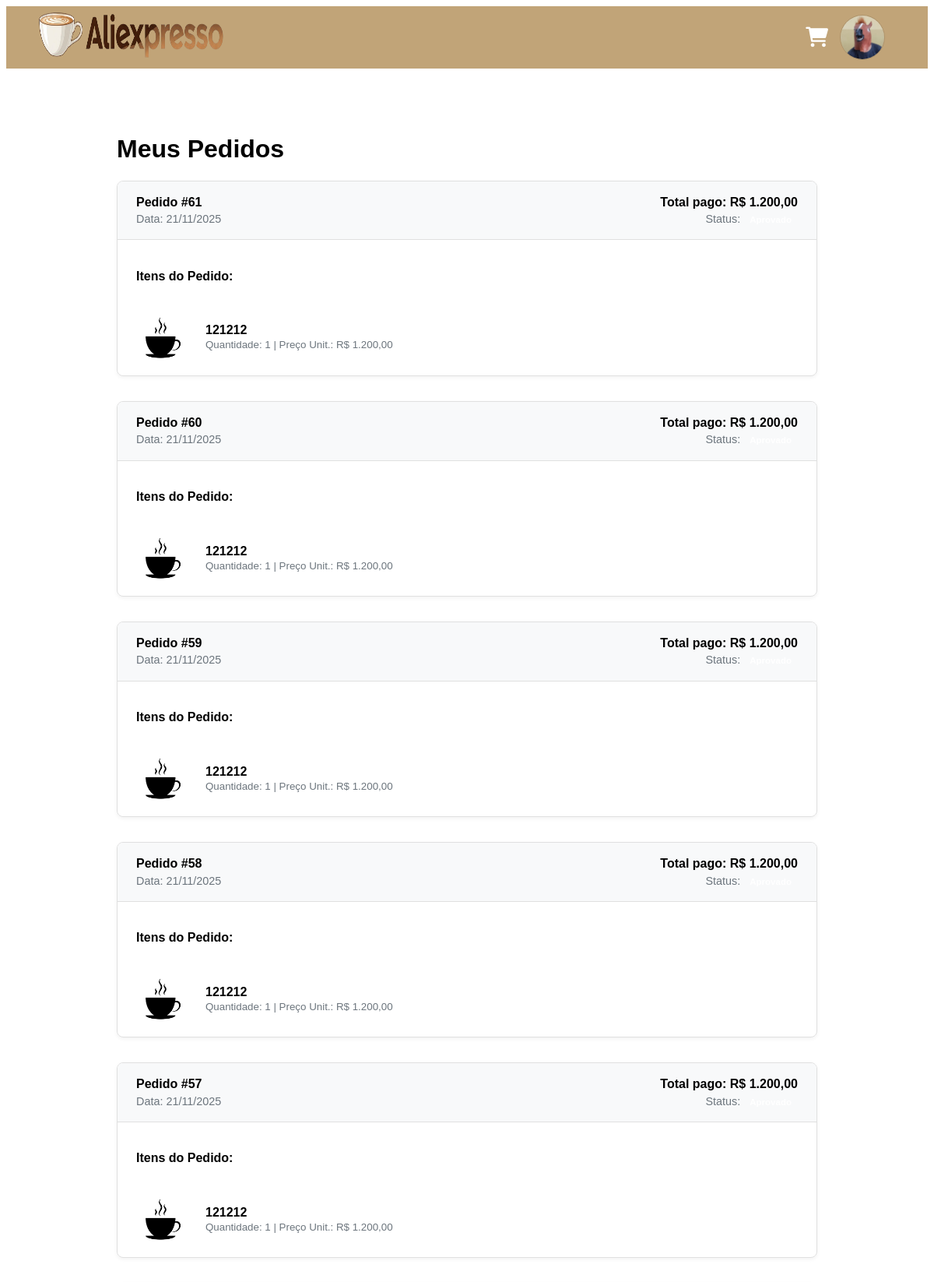
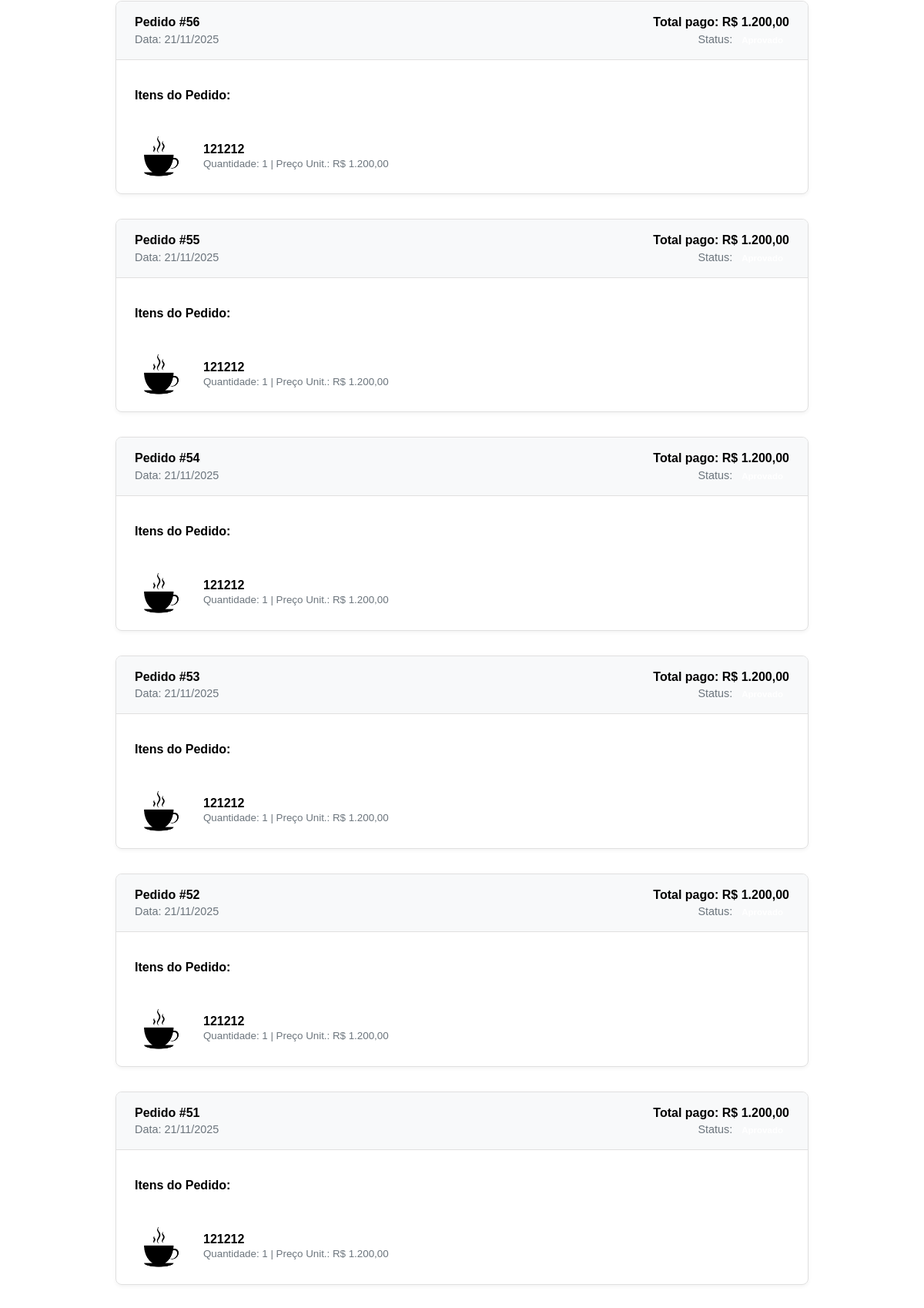
/index.php?page=pedido&action=historico (signed in, upper part), run on the app's committed database (2 pictures, top to bottom).
### tables this page shows
CREATE TABLE `pedidos` (
  `id_pedido` int(11) NOT NULL,
  `id_usuario` int(11) NOT NULL,
  `data_pedido` datetime DEFAULT current_timestamp(),
  `status` varchar(50) NOT NULL DEFAULT 'carrinho',
  `forma_pagamento` varchar(50) DEFAULT NULL,
  `valor_total` decimal(10,2) DEFAULT 0.00,
  `desconto` decimal(10,2) DEFAULT 0.00,
  `valor_final` decimal(10,2) DEFAULT 0.00
);

CREATE TABLE `itens_pedido` (
  `id_item` int(11) NOT NULL,
  `id_pedido` int(11) NOT NULL,
  `id_produto` int(11) NOT NULL,
  `quantidade` int(11) NOT NULL,
  `preco_unitario` decimal(10,2) NOT NULL
);

CREATE TABLE `produtos` (
  `id_produto` int(11) NOT NULL,
  `nome` varchar(100) NOT NULL,
  `descricao` text DEFAULT NULL,
  `preco` decimal(10,2) NOT NULL,
  `quantidade_estoque` int(11) DEFAULT 0,
  `categoria` varchar(50) DEFAULT NULL,
  `id_usuario` int(11) DEFAULT NULL,
  `imagem` varchar(255) DEFAULT NULL,
  `status` enum('a venda','descontinuado') DEFAULT 'a venda'
);

### controller/pedidoController.php (called while the page is built, shortened)
<?php
class PedidoController {
    private $pedidoModel;
    private $itemPedidoModel;
    public function __construct() {
        $this->pedidoModel = new PedidoModel();
        $this->itemPedidoModel = new ItemPedidoModel();
    }
    public function historico() {
        $userId = Auth::user()['id_usuario'];
        $pedidos = $this->pedidoModel->findOrdersByUserId($userId);
        if ($pedidos) {
            foreach ($pedidos as $key => $pedido) {
                $pedidos[$key]->itens = $this->itemPedidoModel->findItemsByOrderIdWithDetails($pedido->id_pedido);
            }
        }
        require_once __DIR__ . '/../view/pedidos/historico.php';
    }
}

### autoloader.php (called while the page is built, shortened)
<?php
    spl_autoload_register(function ($class) {
        $prefix = 'Aliexpresso\\';
        $base_dir = __DIR__ . '/';
        $len = strlen($prefix);
        $relative_class = substr($class, $len);
        $path = str_replace('\\', '/', $relative_class);
        $last_slash_pos = strrpos($path, '/');
        if ($last_slash_pos === false) {
            $directory_path = '';
            $class_file_name = $path;
        } else {
            $directory_path = substr($path, 0, $last_slash_pos);
            $class_file_name = substr($path, $last_slash_pos + 1);
        }
        $file = $base_dir . strtolower($directory_path) . '/' . $class_file_name . '.php';
    });
?>

### model/Database.php (called while the page is built)
<?php
    class Database {
        private static $instance = null;
        private $conn;
        private function __construct() {
            try {
                $dsn = 'mysql:host=localhost;port=3306;dbname=aliexpresso;charset=utf8mb4';
                $this->conn = new PDO($dsn, 'root', '');
                $this->conn->setAttribute(PDO::ATTR_ERRMODE, PDO::ERRMODE_EXCEPTION);
                $this->conn->setAttribute(PDO::ATTR_DEFAULT_FETCH_MODE, PDO::FETCH_ASSOC);
            } catch (PDOException $e) {
                die("Erro na conexão: " . $e->getMessage());
            }
        }
        public static function getInstance() {
            if (self::$instance === null) {
                self::$instance = new Database();
            }
            return self::$instance;
        }
        public function getConnection() {
            return $this->conn;
        }
    }
?>

### helper/Auth.php (called while the page is built, shortened)
<?php
    class Auth {
        public static function user() {
            return $_SESSION['usuario'] ?? null;
        }
    }
?>

### model/PedidoModel.php (called while the page is built, shortened)
<?php
require_once __DIR__ . '/Database.php';
class PedidoModel
{
    private $pdo;
    public function __construct()
    {
        $this->pdo = \Database::getInstance()->getConnection();
    }
    public function findOrdersByUserId($userId)
    {
        $stmt = $this->pdo->prepare("SELECT * FROM pedidos WHERE id_usuario = :userId AND status != 'carrinho' ORDER BY data_pedido DESC");
        $stmt->bindValue(':userId', $userId);
        $stmt->execute();
        return $stmt->fetchAll(\PDO::FETCH_OBJ);
    }
}

### model/ItemPedidoModel.php (called while the page is built, shortened)
<?php
class ItemPedidoModel
{
    private $db;
    public function __construct()
    {
        $this->db = \Database::getInstance()->getConnection();
    }
    public function findItemsByOrderIdWithDetails($pedidoId)
    {
        $query = "SELECT ip.*, p.nome, p.imagem
                  FROM itens_pedido ip
                  JOIN produtos p ON ip.id_produto = p.id_produto
                  WHERE ip.id_pedido = :pedidoId";
        $stmt = $this->db->prepare($query);
        $stmt->bindValue(':pedidoId', $pedidoId);
        $stmt->execute();
        return $stmt->fetchAll(\PDO::FETCH_OBJ);
    }
}

### view/pedidos/historico.php (the view, shortened to what this page needs)
<!DOCTYPE html>
<html lang="pt-br">
<head>
    <link rel="stylesheet" href="assets/css/header.css">
    <link rel="stylesheet" href="assets/css/footer.css">
    <link rel="stylesheet" href="https://cdnjs.cloudflare.com/ajax/libs/font-awesome/6.0.0-beta3/css/all.min.css">
</head>
<body>
    <main class="historico-container">
        <h1>Meus Pedidos</h1>
        <?php if (empty($pedidos)): ?>
            <div class="pedido-card">
                <div style="padding: 1.5rem;">
                    <p>Você ainda não tem nenhum pedido registrado.</p>
                    <a href="./?page=produto" style="text-decoration: none; color: white; background-color: #007bff; padding: 0.5rem 1rem; border-radius: 5px; display: inline-block;">Ver Produtos</a>
                </div>
            </div>
        <?php else: ?>
            <?php foreach ($pedidos as $pedido): ?>
                <div class="pedido-card">
                    <div class="pedido-header">
                        <div>
                            <strong>Pedido #<?= $pedido->id_pedido ?></strong>
                            <p>Data: <?= date('d/m/Y', strtotime($pedido->data_pedido)) ?></p>
                        </div>
                        <div style="text-align: right;">
                            <strong>Total pago: R$ <?= number_format($pedido->valor_final, 2, ',', '.') ?></strong>
                            <p>Status: <span class="status status-<?= strtolower($pedido->status) ?>"><?= ucfirst($pedido->status) ?></span></p>
                        </div>
                    </div>
                    <div class="pedido-itens">
                        <h4>Itens do Pedido:</h4>
                        <?php foreach ($pedido->itens as $item): ?>
                            <div class="item">
                                <img src="<?= htmlspecialchars($item->imagem) ?>" alt="<?= htmlspecialchars($item->nome) ?>">
                                <div class="item-info">
                                    <p><?= htmlspecialchars($item->nome) ?></p>
                                    <small>Quantidade: <?= $item->quantidade ?> | Preço Unit.: R$ <?= number_format($item->preco_unitario, 2, ',', '.') ?></small>
                                </div>
                            </div>
                        <?php endforeach; ?>
                    </div>
                </div>
            <?php endforeach; ?>
        <?php endif; ?>
    </main>
</body>
</html>

### assets/css/header.css (style rules this page uses)
:root { --cor-primaria: #c1a478; --cor-destaque: #a67c52; --cor-botao-fundo: var(--cor-destaque); }

### view/pedidos/historico.php (style rules this page uses)
.historico-container { padding: 2rem 5%; max-width: 900px; margin: 2rem auto; font-family: sans-serif; }
.pedido-card { border: 1px solid #e0e0e0; border-radius: 8px; margin-bottom: 2rem; overflow: hidden; box-shadow: 0 2px 5px rgba(0,0,0,0.05); }
.pedido-header { background-color: #f8f9fa; padding: 1rem 1.5rem; display: flex; justify-content: space-between; align-items: center; border-bottom: 1px solid #e0e0e0; }
.pedido-header div { line-height: 1.4; }
.pedido-header p { margin: 0; color: #6c757d; font-size: 0.9em; }
.pedido-itens { padding: 1rem 1.5rem; }
.item { display: flex; align-items: center; padding: 1rem 0; border-bottom: 1px solid #f0f0f0; }
.item:last-child { border-bottom: none; padding-bottom: 0; }
.item img { width: 65px; height: 65px; object-fit: cover; border-radius: 4px; margin-right: 1.5rem; }
.item-info p { margin: 0; font-weight: bold; }
.item-info small { color: #6c757d; }
.status { padding: 0.25rem 0.5rem; border-radius: 12px; font-size: 0.8em; font-weight: bold; color: white; }

### data on the page
pedidos: id_pedido "61", data_pedido "21/11/2025", valor_final "1.200,00"
itens_pedido: id_produto.imagem (picture), id_produto.nome "121212", quantidade "1", preco_unitario "1.200,00"
pedidos: id_pedido "60", data_pedido "21/11/2025", valor_final "1.200,00"
itens_pedido: id_produto.imagem (picture), id_produto.nome "121212", quantidade "1", preco_unitario "1.200,00"
pedidos: id_pedido "59", data_pedido "21/11/2025", valor_final "1.200,00"
itens_pedido: id_produto.imagem (picture), id_produto.nome "121212", quantidade "1", preco_unitario "1.200,00"
pedidos: id_pedido "58", data_pedido "21/11/2025", valor_final "1.200,00"
itens_pedido: id_produto.imagem (picture), id_produto.nome "121212", quantidade "1", preco_unitario "1.200,00"
pedidos: id_pedido "57", data_pedido "21/11/2025", valor_final "1.200,00"
itens_pedido: id_produto.imagem (picture), id_produto.nome "121212", quantidade "1", preco_unitario "1.200,00"
pedidos: id_pedido "56", data_pedido "21/11/2025", valor_final "1.200,00"
itens_pedido: id_produto.imagem (picture), id_produto.nome "121212", quantidade "1", preco_unitario "1.200,00"
pedidos: id_pedido "55", data_pedido "21/11/2025", valor_final "1.200,00"
itens_pedido: id_produto.imagem (picture), id_produto.nome "121212", quantidade "1", preco_unitario "1.200,00"
pedidos: id_pedido "54", data_pedido "21/11/2025", valor_final "1.200,00"
itens_pedido: id_produto.imagem (picture), id_produto.nome "121212", quantidade "1", preco_unitario "1.200,00"
pedidos: id_pedido "53", data_pedido "21/11/2025", valor_final "1.200,00"
itens_pedido: id_produto.imagem (picture), id_produto.nome "121212", quantidade "1", preco_unitario "1.200,00"
pedidos: id_pedido "52", data_pedido "21/11/2025", valor_final "1.200,00"
itens_pedido: id_produto.imagem (picture), id_produto.nome "121212", quantidade "1", preco_unitario "1.200,00"
pedidos: id_pedido "51", data_pedido "21/11/2025", valor_final "1.200,00"
itens_pedido: id_produto.imagem (picture), id_produto.nome "121212", quantidade "1", preco_unitario "1.200,00"
